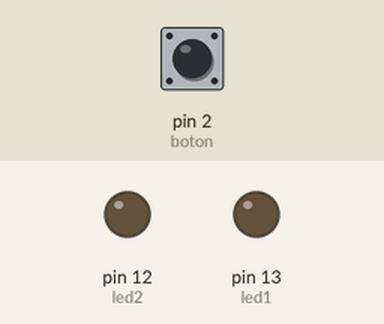
Bench run of a sketch on a simulated Arduino Uno, built with avr-gcc and run on an emulated ATmega328P. On the bench: output pins drawn as LEDs (lit = HIGH). The test bench sets the inputs (shaded band); at power-on: pin 2 (boton) HIGH. What the sketch prints to the serial monitor is not drawn.

Above: at 1.2 s.
1.3 s: pin 2 (boton) pulled LOW for 0.15 s
At 2.7 s:
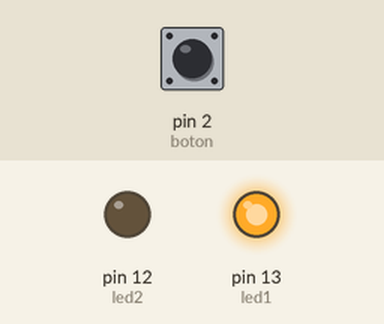
3.0 s: pin 2 (boton) pulled LOW for 3.2 s
At 7.4 s:
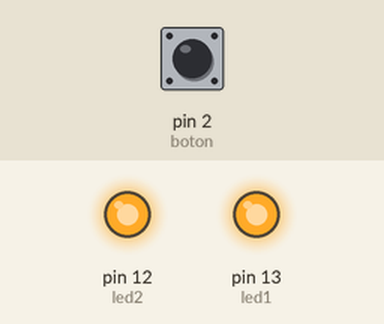
7.7 s: pin 2 (boton) pulled LOW for 0.15 s
At 8.8 s:
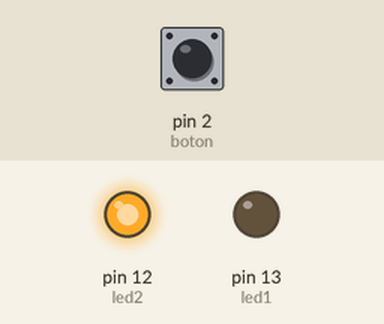
Timing chart, 0 to 10.7 s (numbered marks = the images above; inputs shaded):
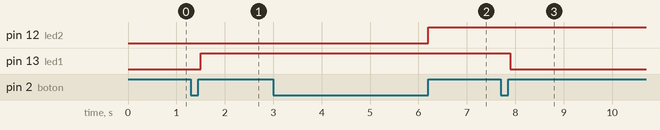

The sketch:

Demo_boton_multiples_funciones.ino
```cpp
int led1 = 13;
int led2 = 12;
int boton = 2;

bool estadoLed1 = false;
bool estadoLed2 = false;
long inicioTiempo = 0;

void setup() {
  Serial.begin(9600);
  Serial.println("Iniciando Sistema");
  pinMode(led1, OUTPUT);
  pinMode(led2, OUTPUT);
  pinMode(boton, INPUT_PULLUP);
}

void loop() {
  if (digitalRead(boton) == 0) {
    Serial.print("Precionando Boton");
    inicioTiempo = millis();
    delay(100);
    while (digitalRead(boton) == 0) {
      delay(100);
      Serial.print(".");
    }
    Serial.println();

    if (millis() - inicioTiempo > 3000) {
      estadoLed2 = !estadoLed2;
    } else if (millis() - inicioTiempo < 500) {
      estadoLed1 = !estadoLed1;
    }

    float Precionando = float(millis() - inicioTiempo) / 1000;


    Serial.print("Estado:");
    Serial.print(estadoLed1);
    Serial.print(" - ");
    Serial.println(estadoLed2);
    Serial.print("Precionado: ");
    Serial.print(Precionando);
    Serial.println(" s");
  }

  digitalWrite(led1, estadoLed1);
  digitalWrite(led2, estadoLed2);
}
```

Measured:
- after the input at 1.3 s, pin 13 (led1): LOW → HIGH after 0.20 s
- after the input at 3.0 s, pin 12 (led2): LOW → HIGH after 3.2 s
- after the input at 7.7 s, pin 13 (led1): HIGH → LOW after 0.20 s
